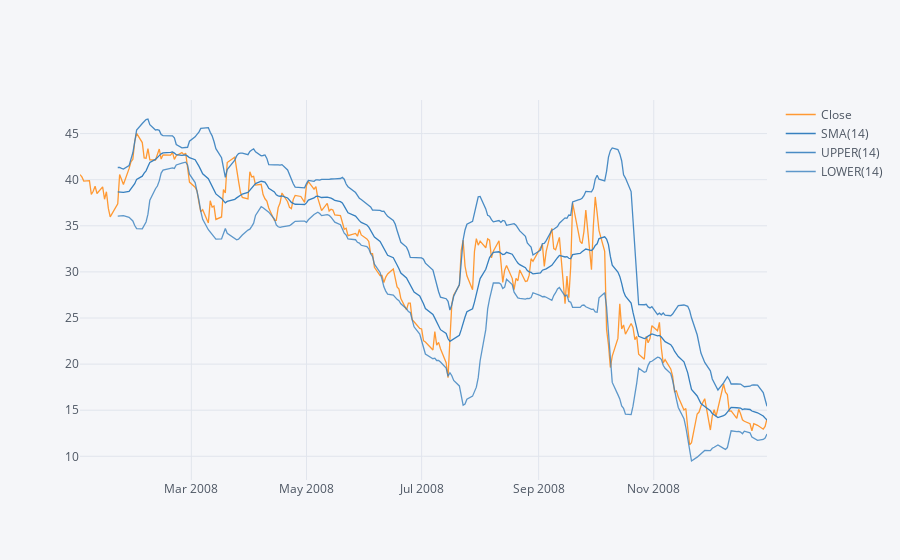

Notebook code for this chart:
### Markdown cell above
Bollinger Band Plot for Bank of America for the year 2008

### Code cell
BAC['Close'].loc['2008-01-01':'2009-01-01'] .ta_plot(study='boll')

### Figure 1 — Plotly figure (JSON) as saved in the notebook; plotly's stock layout.template omitted (floating-point values rounded to 4 significant figures; data arrays with more than 128 entries replaced by an {"elided": "..."} marker saying what was removed)
{"data": [{"line": {"color": "rgba(255, 153, 51, 1.0)", "dash": "solid", "shape": "linear", "width": 1.3}, "mode": "lines", "name": "Close", "text": "", "type": "scatter", "x": {"elided": "253 str values"}, "y": {"elided": "253 float values"}}, {"line": {"color": "rgba(55, 128, 191, 1.0)", "dash": "solid", "shape": "linear", "width": 1.3}, "mode": "lines", "name": "SMA(14)", "text": "", "type": "scatter", "x": {"elided": "253 str values"}, "y": {"elided": "253 mixed values"}}, {"line": {"color": "rgba(55, 128, 191, 0.8999999999999999)", "dash": "solid", "shape": "linear", "width": 1.3}, "mode": "lines", "name": "UPPER(14)", "text": "", "type": "scatter", "x": {"elided": "253 str values"}, "y": {"elided": "253 mixed values"}}, {"line": {"color": "rgba(55, 128, 191, 0.7999999999999998)", "dash": "solid", "shape": "linear", "width": 1.3}, "mode": "lines", "name": "LOWER(14)", "text": "", "type": "scatter", "x": {"elided": "253 str values"}, "y": {"elided": "253 mixed values"}}], "layout": {"legend": {"bgcolor": "#F5F6F9", "font": {"color": "#4D5663"}}, "paper_bgcolor": "#F5F6F9", "plot_bgcolor": "#F5F6F9", "title": {"font": {"color": "#4D5663"}}, "xaxis": {"gridcolor": "#E1E5ED", "showgrid": true, "tickfont": {"color": "#4D5663"}, "title": {"font": {"color": "#4D5663"}, "text": ""}, "zerolinecolor": "#E1E5ED"}, "yaxis": {"gridcolor": "#E1E5ED", "showgrid": true, "tickfont": {"color": "#4D5663"}, "title": {"font": {"color": "#4D5663"}, "text": ""}, "zerolinecolor": "#E1E5ED"}}}
